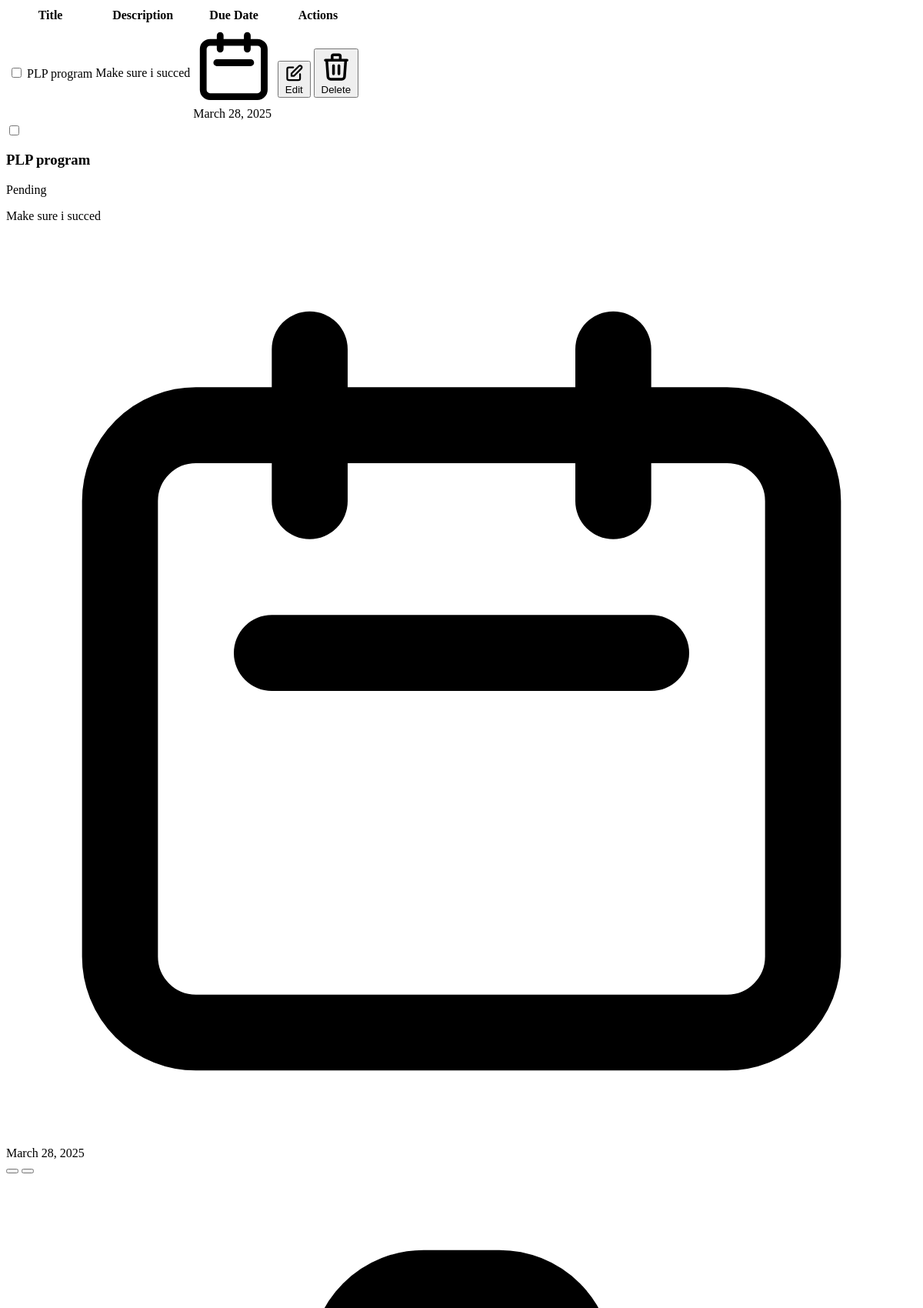
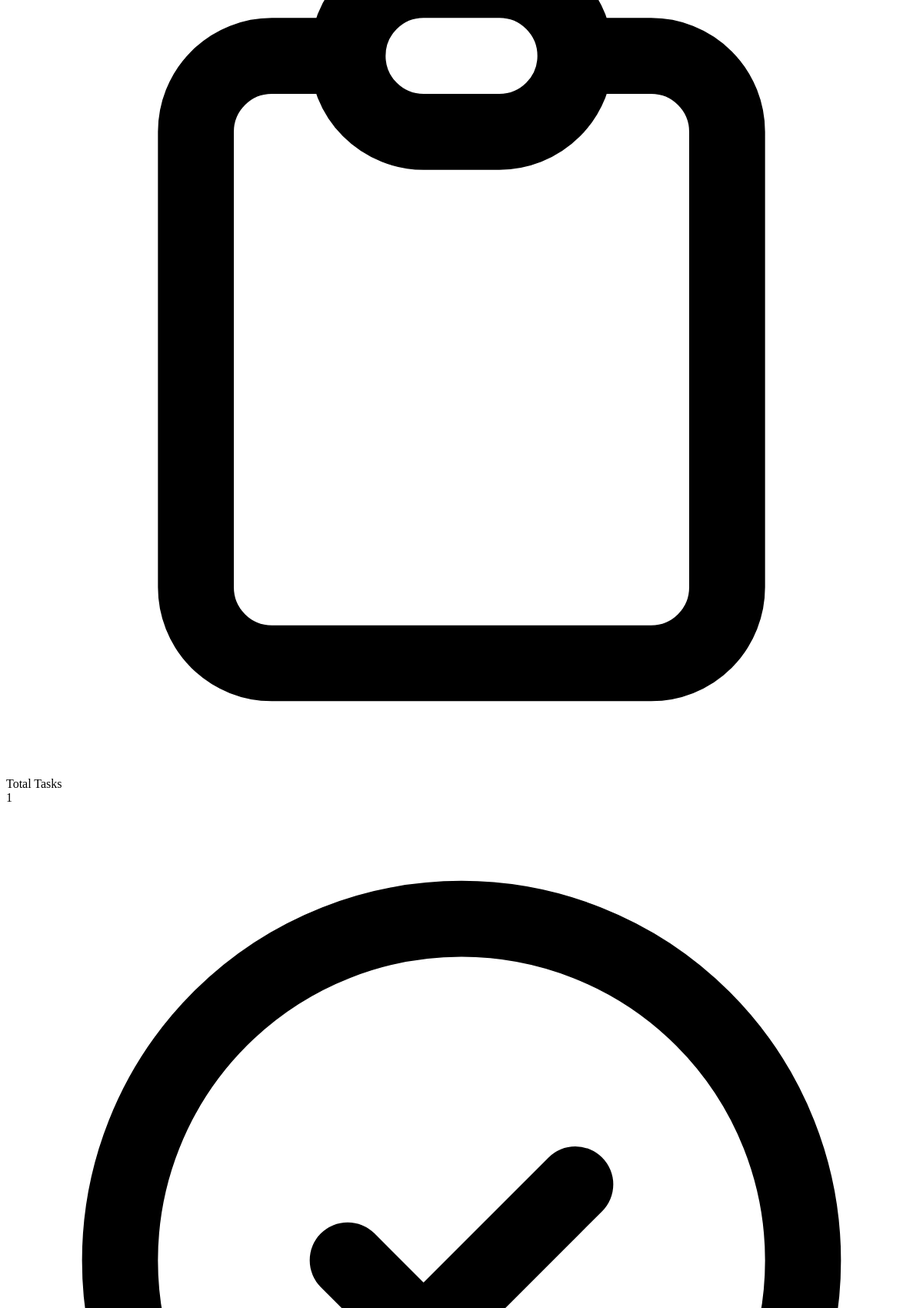
The page /search_task/ (signed in, upper part) on the database its author committed (2 pictures, top to bottom).
### tasks/models.py (models this page shows, shortened)
class Task(models.Model):
    title = models.CharField(max_length=200,unique=True)
    description = models.TextField(blank=True)
    created_at = models.DateTimeField(auto_now_add=True)
    due_date = models.DateTimeField(null=True, blank=True)
    completed = models.BooleanField(default=False)
    user = models.ForeignKey(User, on_delete=models.CASCADE, related_name='tasks')
    class Meta:
        unique_together = ('user','title')

### tasks/views.py (the view)
# urls.py: path('search_task/', views.search_task, name='search_task'),
@login_required
def search_task(request):
    import time
    time.sleep(2)
    query = request.GET.get('search', '')
    tasks = request.user.tasks.filter(title__icontains=query)
    completed_count = tasks.filter(completed=True).count()
    pending_count = tasks.filter(completed=False).count()
    context = {
        'tasks': tasks,
        'completed_count': completed_count,
        'pending_count': pending_count
    }
    response = render(request, 'tasks/partials/task-list.html', context)
    stats_html = render(request, 'tasks/partials/stats.html', context).content.decode('utf-8')
    response_content = response.content.decode('utf-8')
    oob_stats = f'<div id="task-stats" hx-swap-oob="true">{stats_html}</div>'
    combined_content = response_content + oob_stats
    response.content = combined_content.encode('utf-8')
    return response

### tasks/templates/tasks/partials/task-list.html (shortened to what this page needs)
<div id="task-list" class="fade-in">
    {% if tasks %}
        <div class="overflow-x-auto table-responsive rounded-lg shadow-md">
            <table class="table table-zebra w-full">
                <thead>
                    <tr class="bg-base-300">
                        <th class="rounded-tl-lg">Title</th>
                        <th class="hidden md:table-cell">Description</th>
                        <th class="hidden sm:table-cell">Due Date</th>
                        <th class="rounded-tr-lg">Actions</th>
                    </tr>
                </thead>
                <tbody id="task-table-body">
                    {% for task in tasks %}
                        {% include 'tasks/partials/task-row.html' %}
                    {% endfor %}
                </tbody>
            </table>
        </div>
        <div class="md:hidden mt-4 space-y-4">
            {% for task in tasks %}
                <div class="card bg-base-100 shadow-md hover:shadow-lg transition-all duration-300 task-card" data-task-id="{{ task.id }}">
                    <div class="card-body p-4">
                        <div class="flex items-center justify-between">
                            <div class="flex items-center gap-2">
                                <input type="checkbox" class="checkbox"
                                    hx-post="{% url 'tasks:toggle_complete' task.id %}"
                                    hx-target="#task-list"
                                    hx-swap="innerHTML">
                                <h3 class="card-title text-base {% if task.completed %}line-through text-gray-500{% endif %}">{{ task.title }}</h3>
                            </div>
                            <div class="badge badge-outline badge-sm {% if task.completed %}badge-success{% endif %}">
                                {% if task.completed %}Done{% else %}Pending{% endif %}
                            </div>
                        </div>
                        <p class="text-sm mt-2 {% if task.completed %}line-through text-gray-500{% endif %}">{{ task.description }}</p>
                        <div class="flex justify-between items-center mt-3">
                            <span class="text-xs font-medium {% if task.completed %}line-through text-gray-500{% endif %}">
                                <svg xmlns="http://www.w3.org/2000/svg" class="h-3 w-3 inline mr-1" fill="none" viewBox="0 0 24 24" stroke="currentColor">
                                    <path stroke-linecap="round" stroke-linejoin="round" stroke-width="2" d="M8 7V3m8 4V3m-9 8h10M5 21h14a2 2 0 002-2V7a2 2 0 00-2-2H5a2 2 0 00-2 2v12a2 2 0 002 2z" />
                                </svg>
                                {{ task.due_date|date:"F d, Y" }}
                            </span>
                            <div class="card-actions justify-end">
                                <button class="btn btn-primary btn-xs"
                                    hx-get="{% url 'tasks:update_task' task.id %}"
                                    hx-target="#edit-task-modal-container">
                                </button>
                                <button class="btn btn-error btn-xs"
                                    hx-delete="{% url 'tasks:delete_task' task.id %}"
                                    hx-target="#task-list"
                                    hx-swap="outerHTML"
                                    hx-confirm="Are you sure you want to delete this task?">
                                </button>
                            </div>
                        </div>
                    </div>
                </div>
            {% endfor %}
        </div>
    {% endif %}
</div>

### tasks/templates/tasks/partials/task-row.html (shortened to what this page needs)
<tr data-task-id="{{ task.id }}" class="hover:bg-base-200">
    <td>
        <div class="flex items-center gap-2">
            <input type="checkbox" class="checkbox checkbox-primary"
                hx-post="{% url 'tasks:toggle_complete' task.id %}"
                hx-target="#task-list"
                hx-swap="innerHTML">
            <span class="font-medium {% if task.completed %}line-through text-gray-500{% endif %}">{{ task.title }}</span>
        </div>
    </td>
    <td class="{% if task.completed %}line-through text-gray-500{% endif %} hidden md:table-cell">
        <div class="truncate max-w-xs">
            {{ task.description|default:"No description" }}
        </div>
    </td>
    <td class="{% if task.completed %}line-through text-gray-500{% endif %} hidden sm:table-cell">
        <div class="flex items-center">
            <svg xmlns="http://www.w3.org/2000/svg" class="h-4 w-4 mr-1 text-primary" fill="none" viewBox="0 0 24 24" stroke="currentColor">
                <path stroke-linecap="round" stroke-linejoin="round" stroke-width="2" d="M8 7V3m8 4V3m-9 8h10M5 21h14a2 2 0 002-2V7a2 2 0 00-2-2H5a2 2 0 00-2 2v12a2 2 0 002 2z" />
            </svg>
            {{ task.due_date|date:"F d, Y" }}
        </div>
    </td>
    <td>
        <div class="flex gap-2 justify-end">
            <button class="btn btn-primary btn-sm"
                hx-get="{% url 'tasks:update_task' task.id %}"
                hx-target="#edit-task-modal-container">
                <svg xmlns="http://www.w3.org/2000/svg" class="h-4 w-4" fill="none" viewBox="0 0 24 24" stroke="currentColor">
                    <path stroke-linecap="round" stroke-linejoin="round" stroke-width="2" d="M11 5H6a2 2 0 00-2 2v11a2 2 0 002 2h11a2 2 0 002-2v-5m-1.414-9.414a2 2 0 112.828 2.828L11.828 15H9v-2.828l8.586-8.586z" />
                </svg>
                <span class="hidden sm:inline ml-1">Edit</span>
            </button>
            <button class="btn btn-error btn-sm"
                hx-delete="{% url 'tasks:delete_task' task.id %}"
                hx-target="#task-list"
                hx-swap="innerHTML"
                hx-confirm="Are you sure you want to delete this task?">
                <svg xmlns="http://www.w3.org/2000/svg" class="h-4 w-4" fill="none" viewBox="0 0 24 24" stroke="currentColor">
                    <path stroke-linecap="round" stroke-linejoin="round" stroke-width="2" d="M19 7l-.867 12.142A2 2 0 0116.138 21H7.862a2 2 0 01-1.995-1.858L5 7m5 4v6m4-6v6m1-10V4a1 1 0 00-1-1h-4a1 1 0 00-1 1v3M4 7h16" />
                </svg>
                <span class="hidden sm:inline ml-1">Delete</span>
            </button>
        </div>
    </td>
</tr>

### tasks/templates/tasks/partials/task-list.html (style rules this page uses)
.fade-in { animation: fadeIn 0.3s ease-out forwards; }
.task-card { animation: fadeIn 0.3s ease-out forwards; animation-delay: calc(var(--animation-order, 0) * 0.1s); }
@media (min-width: 768px) { .table tbody tr { transition: all 0.2s ease; } }

### rows shown on the page
Task: title "PLP program", description "Make sure i succed", due_date "March 28, 2025", shows "Pending"

### other values the page prints
{{ tasks|length }} "1"
